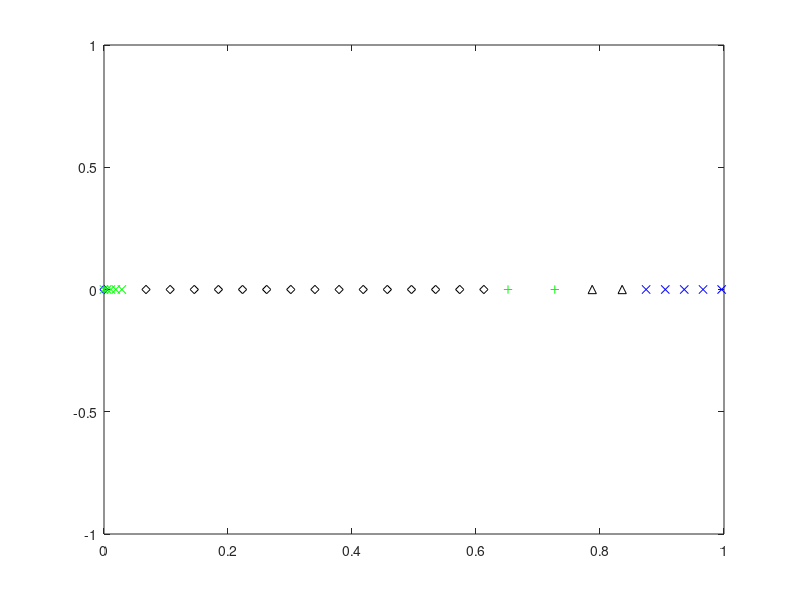
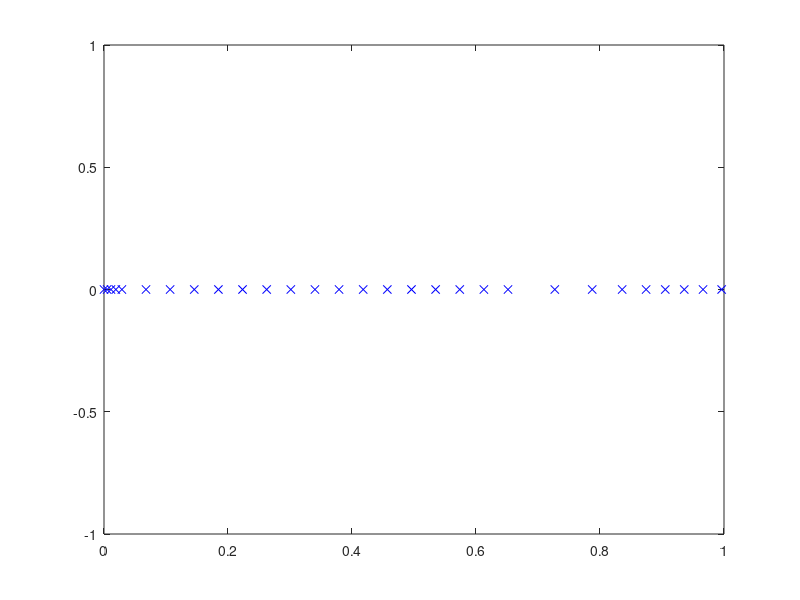

Source code (MATLAB) for these figures, in order: (Note: this script raises an error after producing the figures.)
close all
clear
clc
 
% Dimensional fluid constants (tin as leaves cartridge) for NS
g_dim = 9.8; %m/s^2
save('g_dim.mat','g_dim') 
rho_dim = 1000; %kg/m^3
save('rho_dim.mat','rho_dim') 
nu_dim = 1E-6; %m^2/s
save('nu_dim.mat','nu_dim') 
sigma_1e_dim = 72.86E-3;%Kg/s^2 (i.e. N/m)
save('sigma_1e_dim.mat','sigma_1e_dim')
R = .5E-6; %droplet radius

%equilibrium contact angle
theta_c_eq = 45*pi/180;
save('theta_c_eq.mat','theta_c_eq')

% width of the interfacial phase in metres (recommended 
%value is 1E-9)
width_dim = 1E-9; 
save('width_dim.mat','width_dim')

%Data for initial configuration of the simulation 
theta_c_ini = 85*pi/180; %radians 
save('theta_c_ini.mat','theta_c_ini')

%factor by which we devide the minimum lengthof the mesh that was
%recommended by James
factor = 2^9;

%spine feet parameters
%this part here sets the number and spacing of the spines closer to the
%contact line. In this region, each odd-numbered spine has one more 
%element to its right than to its left
spine_factor_r =  1.01;%1.15;%;%needs to be slightly bigger than 1     1.05;%
save('spine_factor_r.mat','spine_factor_r')
n_spines_r = 5;% 5;% must be an odd number          5;%
save('n_spines_r.mat','n_spines_r')

spine_factor_mr = 1.25;%                   2;%   
save('spine_factor_mr.mat','spine_factor_mr')
n_spines_mr = 3;% 5;% must be an odd number        
save('n_spines_mr.mat','n_spines_mr')

%This part defines the number of spines and their separation for the
%following section of the domain. Spines can be more separated here as we 
%do not need such a high resultion furhter away from the contact line
spine_factor_m = 1.25;%                   2;%   
save('spine_factor_m.mat','spine_factor_m')
n_spines_m = 3;% 5;% must be an odd number        
save('n_spines_m.mat','n_spines_m') 

%The following part sets the number and spacing of the spines near the
%inflow boundary. An intermediate section between this one and the last one
%constructed is then created using uniform spacing
l_min_l = .5E-2 ;% 1E-2;%               .01;%
spine_factor_l = 1.25;% 1.11;% this needs to be slightly bigger than 1, James' value = 1.07
save('spine_factor_l.mat','spine_factor_l')
n_spines_l = 5;% 5;% must be an odd number        5;% 
save('n_spines_l.mat','n_spines_l')

%number of singular elements at the contact line
n_el_sing = 3;
save('n_el_sing.mat','n_el_sing')

%% IFM coefficients for the free-surface
%Beta for liquid-gas interface (this
%could have a coefficient in front, but we take it to be one)
beta_g_dim = rho_dim*nu_dim/width_dim;
save('beta_g_dim.mat','beta_g_dim')
%Alpha coefficient for liquid-gas interface (this could also
%have a coefficient in front but we also take it to be one, 
%making it the inverse of the beta_g constant)
alpha_g_dim = width_dim/(rho_dim*nu_dim); 
save('alpha_g_dim.mat','alpha_g_dim')
%Surface density at which surface tension is zero 
%(this is taken as the volume density times the width of the 
%surface phase)
rhos_0_dim = rho_dim*width_dim; 
save('rhos_0_dim.mat','rhos_0_dim')
%Equilibrium surface density of liquid-gas 
%interface
rhos1_e_dim = 0.6*rhos_0_dim; 
save('rhos1_e_dim.mat','rhos1_e_dim')
%Proportionality constant for the state equation for surface 
%tension as a function of density on the liquid-gas 
%interface
gamma_g_dim = sigma_1e_dim/(rhos_0_dim-rhos1_e_dim);
save('gamma_g_dim.mat','gamma_g_dim')
%relaxation time of surface 1 in seconds
tau_g_dim = rho_dim*nu_dim*7E-6;
save('tau_g_dim.mat','tau_g_dim')

%solid-gas surface tension
sigma_gs = 0;

%IFM coefficients for the liquid-solid interface
%constant in front of the state equation for the liquid-solid
%surface
gamma_s_dim = gamma_g_dim;
save('gamma_s_dim.mat','gamma_s_dim')
%Equilibrium surface tension for the liqud-solid interface
%(this is a function of other paremeter that we have already
%chosen)
sigma_2e_dim = -sigma_1e_dim*cos(theta_c_eq)+sigma_gs;
save('sigma_2e_dim.mat','sigma_2e_dim')
%equilibrium surface density for liquid-solid surface
%(chosen so as to have a 30 degree static contact angle)
rhos2_e_dim = rhos_0_dim - sigma_2e_dim/gamma_s_dim; 
save('rhos2_e_dim.mat','rhos2_e_dim')
%Beta navier slip
beta_ns_dim = rho_dim*nu_dim/width_dim;   
save('beta_ns_dim.mat','beta_ns_dim')
%alpha coefficient for the solid-liquid interface
alpha_s_dim = alpha_g_dim; 
save('alpha_s_dim.mat','alpha_s_dim')
%relaxation time for the liquid-solid interface
tau_s_dim = rho_dim*nu_dim*7E-6;
save('tau_s_dim.mat','tau_s_dim')

%Unit height 
L_dim = R
save('L_dim.mat','L_dim') 

%Unit speed
U_dim = sigma_1e_dim/(rho_dim*nu_dim) %i.e. Ca = 1
% U_dim = .01 %m/s
save('U_dim.mat','U_dim')

%Unit time (capillary time based on unit length)
T_dim = L_dim/U_dim 
save('T_dim.mat','T_dim')

%Unit of pressure 
P_dim = rho_dim*nu_dim*U_dim/L_dim;
save('P_dim.mat','P_dim')

%Dimensionless numbers for the bulk equations
Re =  U_dim*L_dim/nu_dim %Reynolds number
save('Re.mat','Re')
St = 0 %g_dim*L_dim^2/(nu_dim*U_dim); %Stokes number
save('St.mat','St')
Ca = rho_dim*nu_dim*U_dim/sigma_1e_dim %Capillary number
save('Ca.mat','Ca')

%Dimensionless numbers for the liquid-gas IFM
%dimensionless beta coefficient for the gas interface
Bg = beta_g_dim*U_dim*L_dim/sigma_1e_dim
save('Bg.mat','Bg')
%dimensionless alpha coefficient for the gas interface
Eg = alpha_g_dim*sigma_1e_dim/(U_dim*L_dim)
save('Eg.mat','Eg')
%Dimensionless constant for the state equation on
%the liquid-gas interface
Cg = gamma_g_dim*rhos_0_dim/sigma_1e_dim
save('Cg.mat','Cg')
%dimensionless equilibrium density
Dg = rhos1_e_dim/rhos_0_dim
save('Dg.mat','Dg')
%dimensionless surface density ratio
Lg = width_dim/L_dim
save('Lg.mat','Lg')
% Fg = rhos_0_dim/(rho_dim*U_dim*tau_g_dim)
% save('Fg.mat','Fg')
%Dimensionless relaxation time
Tg = tau_g_dim*U_dim/L_dim
save('Tg.mat','Tg')

%Dimensionless numbers for liquid-gas IFM
%dimensionless beta coefficient for the gas interface
Be = beta_ns_dim*L_dim/(rho_dim*nu_dim)
save('Be.mat','Be')
%dimensionless alpha coefficient for the solid-liquid 
%interface
Es = alpha_s_dim*sigma_1e_dim/(U_dim*L_dim)
save('Es.mat','Es')
%dimensionless coefficient of the state equation for the
%liquid-solid interface
Cs = gamma_s_dim*rhos_0_dim/sigma_1e_dim
save('Cs.mat','Cs')
%dimensionless equilibrium density
Ds = rhos2_e_dim/rhos_0_dim
save('Ds.mat','Ds')
%dimensionless surface-density ratio for the liquid-solid
%interface
Ls = width_dim/L_dim;
save('Ls.mat','Ls')
% Fs = rhos_0_dim/(rho_dim*U_dim*tau_s_dim)
% save('Fs.mat','Fs')
%Dimensionless relaxation time for solid-liquid interface
Ts = tau_s_dim*U_dim/L_dim
save('Ts.mat','Ts')

%Contact line dimensionless numbers
So = sigma_gs/sigma_1e_dim
save('So.mat','So')

%z-traslation for the centre of the sphere
trans_z = cos(pi-theta_c_ini);

%distance from origin to apex
h_0 = 1+trans_z;

%initial distance from origin to focus
f = sin(pi-theta_c_ini); %based on the shape of a parabola

%Required mesh resolution
l_min = .03;%min([5/(100*Bg) 1/Be  Ts*Ca/10])/(factor );% .05;% following J&Y IJFNMF 2012 

tol_spine_ang = 1E-12; %this is just a numerical parameter to define 
%convergence of the spine lentgh's initial guess

%% Creating spine feet

spine_feet = zeros(1,n_spines_r+n_spines_m-1);
spine_feet(1) = f;
spine_feet(2) = f-l_min;
spine_feet(3) = f-l_min*(1+spine_factor_r);
for ii = 4:n_spines_r
    spine_feet(ii) = spine_feet(ii-1) ...
                     - spine_factor_r*(spine_feet(ii-2) ...
                                       - spine_feet(ii-1));
end
figure
plot(spine_feet(1:n_spines_r),zeros(1,n_spines_r),'xb')
hold on
for ii = n_spines_r+1:n_spines_r+n_spines_mr-1
    spine_feet(ii) = spine_feet(ii-1) ...
                     - spine_factor_mr*(spine_feet(ii-2) ...
                                       - spine_feet(ii-1));
end
plot(spine_feet(n_spines_r+1:n_spines_r+n_spines_mr-1),zeros(1,n_spines_mr-1),'^k')
for ii = n_spines_r+n_spines_mr:n_spines_r+n_spines_mr+n_spines_m-2
    spine_feet(ii) = spine_feet(ii-1) ...
                     - spine_factor_m*(spine_feet(ii-2) ...
                                       - spine_feet(ii-1));
end
plot(spine_feet(n_spines_r+n_spines_mr:n_spines_r+n_spines_mr+n_spines_m-2),zeros(1,n_spines_m-1),'+g')
plot(0,0,'db')
pause
%constructing the spine feet on the left end
spines_feet_left_end = zeros(1,n_spines_l);
spines_feet_left_end(end) = 0;
spines_feet_left_end(end-1) = 0 + l_min_l;
for ii = 2:n_spines_l-1
    spines_feet_left_end(end-ii) = spines_feet_left_end(end-ii+1) ...
                                   + spine_factor_l ...
                                     *(spines_feet_left_end(end-ii+1) ...
                                       - spines_feet_left_end(end-ii+2));
end
plot(spines_feet_left_end,zeros(1,n_spines_l),'xg')
pause
left_width = spines_feet_left_end(1)-spines_feet_left_end(2);
right_width = spine_feet(end-1)-spine_feet(end);
av_width = (left_width+right_width)/2;
n_inter = ceil((spine_feet(end)-spines_feet_left_end(1))/av_width);
if mod(n_inter,2) ~= 0
    n_inter = n_inter+1;
end
width = (spine_feet(end)-spines_feet_left_end(1))/n_inter;
spine_feet = [spine_feet,zeros(1,n_inter-1)];
for ii = 0:n_inter-2
    spine_feet(end-ii) = spines_feet_left_end(1)+(ii+1)*width;
end
plot(spine_feet(end-n_inter+2:end),zeros(1,n_inter-1),'dk')
pause
%Joining everything
spine_feet = [spine_feet,spines_feet_left_end];
n_spines = length(spine_feet);
save('n_spines.mat','n_spines')
close all
figure
plot(spine_feet,zeros(size(spine_feet)),'xb');

save('spine_feet.mat','spine_feet')
spine_feet_locator = spine_feet/f;
save('spine_feet_locator.mat','spine_feet_locator')

%Chi value for each spine
%This is the coordinate of the bipolar system that corresponds to the
%circle that passes through each spine feet
chi_spines = zeros(1,n_spines);
chi_spines(1) = Inf;
chi_spines(end) = 0;
for ii = 2:n_spines-1
    fun = @(chi) foot_of_chi(chi,f)-spine_feet(ii);
    chi_spines(ii) = fzero(fun,5);
end

%The radius of each spine (from the third spine on) is determined by its
%chi coordinate
R_spines = zeros(1,n_spines);
%we force the second spine to have its centre at the contact line. This is
%so that we can enforce the condition lim_{r\to 0} \partial_{\theta}p = 0,
%by equating the pressure values on the two points of this spine as done in
%S&S CMAME 2011
R_spines(2) = abs(spine_feet(1)-spine_feet(2));
R_spines(3) = abs(spine_feet(1)-spine_feet(3));
R_spines(end) = inf;
for ii = 4:n_spines-1
    R_spines(ii) = f/sinh(chi_spines(ii));
end
save('R_spines.mat','R_spines')
 
%spine length vector intial form
spine_lengths_ini = zeros(n_spines,1);
spine_lengths_ini(1) = f; %this spine is always zero, so we just store f here
spine_lengths_ini(end) = h_0;
%Here we determine the length of each spine (so as to match the initial
%guess for our surface profile)
for ii = 2:n_spines-1
    %We use the bisection method on the angle that each spine defines
    %with a tolerance pre-defined above to assess whet
    theta_l = 0;
%     if ii < 80
        theta_u = 1.01*theta_c_ini;
%     else
%         theta_u = asin(2/R_spines(ii));
%     end
    x_l = spine_feet(ii) + (1-cos(theta_l))*R_spines(ii);
    y_l = sin(theta_l)*R_spines(ii);
    %function f is positive outside the curve that defines the initial
    %surface profile (a circle) and negative inside it 
    f_l = x_l^2+(y_l-cos(pi-theta_c_ini))^2-1;
    x_u = spine_feet(ii) + (1-cos(theta_u))*R_spines(ii);
    y_u = sin(theta_u)*R_spines(ii);
    f_u = x_u^2+(y_u-cos(pi-theta_c_ini))^2-1;
    if f_l*f_u > 0
         disp('warning: wrong initialisation of bisection method') 
         pause
    end
    while theta_u-theta_l > tol_spine_ang
        theta_m = (theta_l + theta_u)/2;
        x_m = spine_feet(ii) + (1-cos(theta_m))*R_spines(ii);
        y_m = sin(theta_m)*R_spines(ii);
        f_m = x_m^2+(y_m-cos(pi-theta_c_ini))^2-1;
        if f_l*f_m > 0
            theta_l = theta_m;
            f_l = f_m;
        elseif f_l*f_m < 0
            theta_u = theta_m;
            f_u = f_m;
        else
            f_l = f_m;
            f_u = f_m;
            theta_l = theta_m;
            theta_u = theta_m;
        end
    end
    spine_lengths_ini(ii) = theta_m*R_spines(ii);
end
save('spine_lengths_ini.mat','spine_lengths_ini')

%% Creating nodes

%%Finding total number of global nodes 

%First, we need to decide on which spines we will have an increasing number
%of nodes and on which we will have a fixed number of nodes
%The code is set-up so that the first spines have an increasing number of
%nodes. More specifically, from the 4th spine on (including the 4th spine)
%each spine has one more velocity node that the previous spine, and this
%behaviour goes on until spine number n_spines_incr, defined below. The
%code is set up so that n_spines_incr can be any odd number between
%n_spines_r and n_spines_r+n_spines_mr-1
n_spines_incr = n_spines_r;%+n_spines_mr-1;
save('n_spines_incr.mat','n_spines_incr')

n_spines_const = n_spines-n_spines_incr;
save('n_spines_const.mat','n_spines_const')

n_nodes_const_per_spine = 2*n_el_sing + n_spines_incr - 2; %number of nodes 
%in each of the spines with constant nodes
save('n_nodes_const_per_spine.mat','n_nodes_const_per_spine')

%Sum of the number in the first spine (1), plus an arithmetic progression 
%plus a constant times the number of spines with a fixed number of nodes on
%them
n_v_incr = 2 + n_el_sing ...
           + (2*n_el_sing + 1 + 2*n_el_sing + n_spines_incr - 2) ...
             *(n_spines_incr-2)/2;
save('n_v_incr.mat','n_v_incr')

n_v = n_v_incr ...
      + n_nodes_const_per_spine*n_spines_const;
save('n_v.mat','n_v')

%nodes (i.e. matrix containing the (r,z) coordinates of all nodes where 
%each column is a node and they are listed in order)
Nodes_rz = zeros(n_v,2);
Nodes_rz(1,:) = [f ,0]; 
alpha_s = zeros(n_v,1); %This vector contains the data on how far along its
%spine the node is
Nodes_rz(2,1) = spine_feet(2);
Nodes_rz(2,2) = 0;
for kk = 3:n_el_sing+2
    alpha_s(kk) = (kk-2)/n_el_sing;
    %angle in the constant chi circle for each node 
    %(arc length over radius)
    theta = alpha_s(kk)*spine_lengths_ini(2)/R_spines(2);
    %x of the node is the foot of the spine plus the circle's radius 
    %minus (radius*cos(theta))
    Nodes_rz(kk,1) = spine_feet(2) + R_spines(2)*(1-cos(theta));
    Nodes_rz(kk,2) = R_spines(2)*sin(theta);
end
for ii = 3:n_spines_incr
    kk = kk+1;
    Nodes_rz(kk,1) = spine_feet(ii);
    Nodes_rz(kk,2) = 0;
    for jj = 2:2*n_el_sing+ii-2
        kk = kk+1;
        alpha_s(kk) = (jj-1)/(2*n_el_sing+ii-3);
        %angle in the constant chi circle for each node 
        %(arc length over radius)
        theta = alpha_s(kk)*spine_lengths_ini(ii)/R_spines(ii); 
        %x of the node is the foot of the spine plus the circle's radius 
        %minus (radius*cos(theta))
        Nodes_rz(kk,1) = spine_feet(ii) + R_spines(ii)*(1-cos(theta));
        Nodes_rz(kk,2) = R_spines(ii)*sin(theta);
    end
end
for ii = n_spines_incr+1:n_spines-1
    kk = kk+1;
    Nodes_rz(kk,1) = spine_feet(ii);
    Nodes_rz(kk,2) = 0;
    for jj = 2:n_nodes_const_per_spine
        kk = kk+1;
        alpha_s(kk) = (jj-1)/(n_nodes_const_per_spine-1);
        %angle in the constant chi circle for each node 
        %(arc length over radius)
        theta = alpha_s(kk)*spine_lengths_ini(ii)/R_spines(ii); 
        %x of the node is the foot of the spine plus the circle's radius 
        %minus the radius cos(theta)
        Nodes_rz(kk,1) = spine_feet(ii) + R_spines(ii)*(1-cos(theta));
        Nodes_rz(kk,2) = R_spines(ii)*sin(theta);
    end
end
for ii = n_v-n_nodes_const_per_spine+1:n_v 
    alpha_s(ii) = (ii-(n_v-n_nodes_const_per_spine+1)) ...
                  /(n_nodes_const_per_spine-1);
end 
save('alpha_s.mat','alpha_s')
Nodes_rz(end-n_nodes_const_per_spine+1:end,1) = zeros(1,n_nodes_const_per_spine);
Nodes_rz(end-n_nodes_const_per_spine+1:end,2) = 0:h_0/(n_nodes_const_per_spine-1):h_0;
save('Nodes_rz.mat','Nodes_rz')
 


n_v %#ok
pause
close all
%Nodes
figure
plot(Nodes_rz(:,1),Nodes_rz(:,2),'x')
axis equal

%Spine feet and tip node numbers
spine_feet_nodes = ones(1,n_spines);
spine_tip_nodes = ones(1,n_spines);
spine_feet_nodes(2) = 2;
spine_tip_nodes(2) = 2 + n_el_sing;
for ii = 3:n_spines_incr
    spine_feet_nodes(ii) = spine_tip_nodes(ii-1)+1;
    spine_tip_nodes(ii) = 2 + n_el_sing ...
                          + (2*n_el_sing + 1 + 2*n_el_sing + ii - 2) ...
                            *(ii-2)/2;
end
%the spines in the region where spines have a fixed number of nodes.
for ii = n_spines_incr+1:n_spines
    spine_feet_nodes(ii) = spine_tip_nodes(ii-1)+1;
    spine_tip_nodes(ii) = spine_tip_nodes(ii-1) + n_nodes_const_per_spine;
end
save('spine_feet_nodes.mat','spine_feet_nodes')
save('spine_tip_nodes.mat','spine_tip_nodes')



